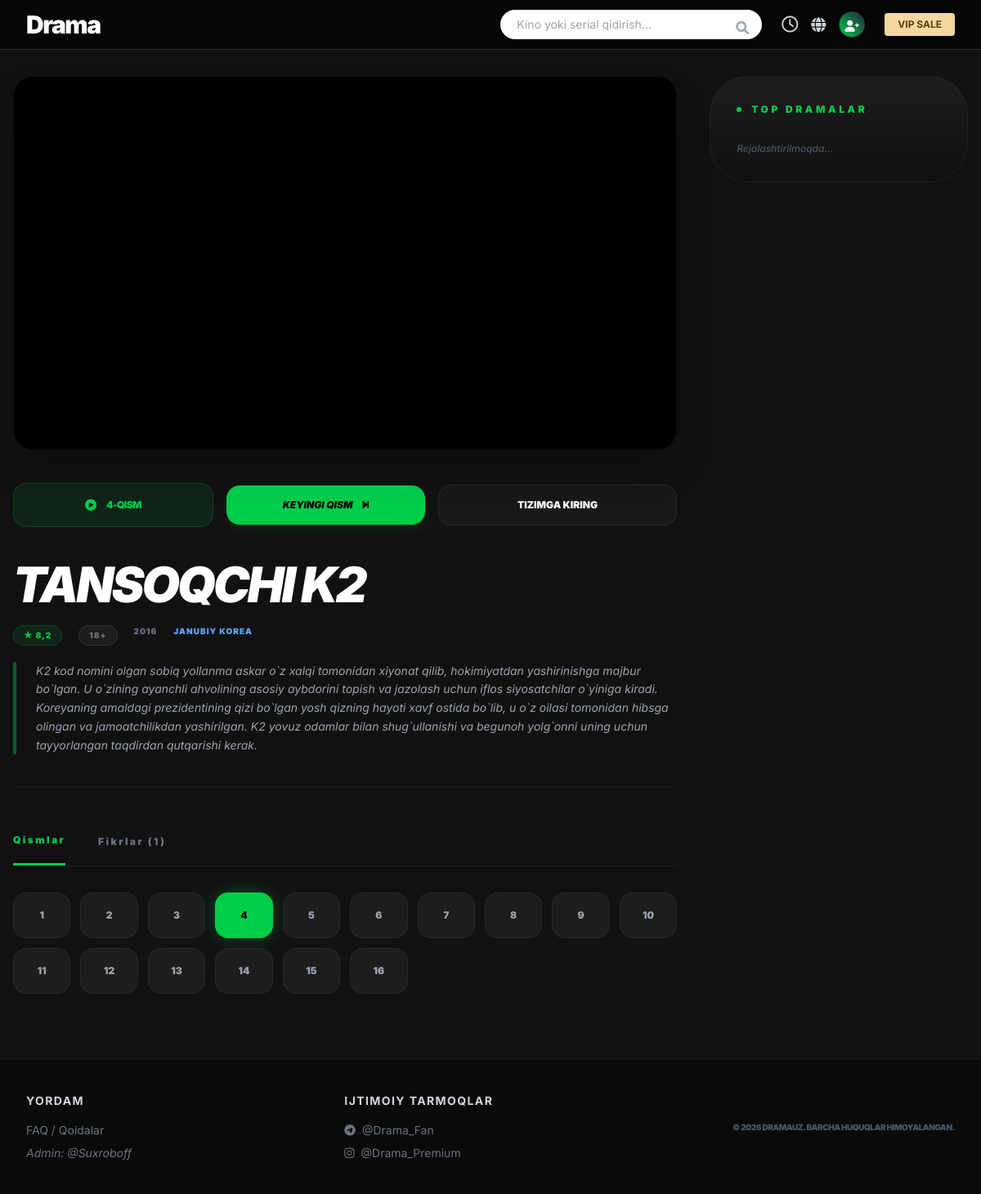
/01-post-tansoqchi-k2/?episode=4, run on the app's committed database.
### drama/models.py (models this page shows, shortened)
class TimeStampedModel(models.Model):
    created_at = models.DateTimeField("Yaratilgan vaqti", auto_now_add=True)
    updated_at = models.DateTimeField("O'zgartirilgan vaqti", auto_now=True)
    class Meta:
        abstract = True

class Movie(TimeStampedModel):
    title = models.CharField("Film nomi (Qidiruv uchun)", max_length=255, db_index=True)
    original_title = models.CharField("Original nomi (Kdrama)", max_length=255, blank=True)
    is_vip = models.BooleanField(default=False)
    tagline = models.CharField("Slogan", max_length=255, blank=True)
    description = models.TextField("Tavsif")
    poster = models.ImageField("Rasmi", upload_to='movies/')
    keywords = models.CharField("Meta Keywords", max_length=255, default='drama, kdrama', help_text="Vergul bilan ajrating")
    year = models.PositiveSmallIntegerField("Yili", default=2024)
    country = models.CharField("Davlat", max_length=50)
    duration = models.PositiveIntegerField("Davomiyligi (daqiqada)", default=60)
    episodes_count = models.PositiveIntegerField("Qismlar soni", default=16)
    age_limit = models.PositiveIntegerField("Yosh chegarasi", default=18)
    film_embed_code = models.TextField("Film HTML kodi", blank=True, default="<div>...</div>")
    trailer_embed_code = models.TextField("Trailer HTML kodi", blank=True)
    site_rank = models.IntegerField("Sayt reytingi (Ichki)", default=0)
    mdl_rank = models.DecimalField("MyDramaList Reytingi", max_digits=4, decimal_places=1, default=0.0)
    main_actors = models.ManyToManyField(Actor, related_name="main_acted_movies")
    actors = models.ManyToManyField(Actor, related_name="acted_movies")
    genres = models.ManyToManyField(Genre)
    category = models.ForeignKey(Category, on_delete=models.SET_NULL, null=True, related_name="movies")
    slug = models.SlugField(max_length=160, unique=True)
    is_draft = models.BooleanField("Qoralama (Draft)", default=False)

class Episode(TimeStampedModel):
    movie = models.ForeignKey(Movie, on_delete=models.CASCADE, related_name="episodes")
    title = models.CharField("Qism nomi", max_length=150)
    episode_number = models.PositiveIntegerField("Qism raqami")
    video_embed_code = models.TextField("Video HTML kodi (Embed)")
    thumbnail = models.ImageField("Qism uchun rasm", upload_to="episodes/", blank=True, null=True)

### drama/views.py (the view)
# urls.py: path("<slug:slug>/", views.MovieDetailView.as_view(), name="movie_detail"),
class MovieDetailView(GenreYearMixin, DetailView):
    model = Movie
    queryset = Movie.objects.filter(is_draft=False)
    slug_field = "slug"
    template_name = "movies/movie_detail.html"
    context_object_name = "movie"
    def get_queryset(self):
        return Movie.objects.filter(is_draft=False).select_related('category').prefetch_related(
            'genres',
            'main_actors',
            Prefetch(
                'reviews',
                queryset=Review.objects.filter(parent=None).select_related('user').order_by('-id').prefetch_related(
                    Prefetch('replies', queryset=Review.objects.select_related('user').order_by('id'))
                )
            )
        )
    def get_context_data(self, **kwargs):
        context = super().get_context_data(**kwargs)
        movie = self.get_object()
        episodes = movie.episodes.all().order_by('episode_number')
        context['episodes'] = episodes
        req_ep_num = self.request.GET.get('episode')
        active_episode = episodes.filter(episode_number=req_ep_num).first() if req_ep_num else episodes.first()
        context['active_episode'] = active_episode
        if active_episode:
            context['next_episode'] = episodes.filter(episode_number__gt=active_episode.episode_number).first()
        user = self.request.user
        is_premium_user = False
        if user.is_authenticated:
            if user.is_superuser:
                is_premium_user = True
            elif hasattr(user, 'profile'):
                is_premium_user = getattr(user.profile, 'is_currently_premium', False)
        is_restricted = False
        if movie.is_vip and active_episode and active_episode.episode_number > 1:
            if not is_premium_user:
                is_restricted = True
        context['is_restricted'] = is_restricted
        video_source = active_episode.video_embed_code if (active_episode and active_episode.video_embed_code) else movie.film_embed_code
        v720, v1080 = self.parse_video_links(video_source)
        context['video_720'], context['video_1080'] = v720, v1080
        if user.is_authenticated:
            context['user_movie_status'] = UserMovieList.objects.filter(profile=user.profile, movie=movie).first()
        return context
    def parse_video_links(self, source_text):
        if not source_text or "<div>" in source_text:
            return "", ""
        links = [l.strip() for l in source_text.split(',') if l.strip()]
        if not links: return "", ""
        v720 = links[0]
        v1080 = links[1] if len(links) > 1 else v720
        return v720, v1080

### drama/views.py (called while the page is built)
    def get_context_data(self, **kwargs):
        context = super().get_context_data(**kwargs)
        context['genres'] = Genre.objects.all()
        context['categories'] = Category.objects.all()
        context['years'] = Movie.objects.filter(is_draft=False)\
            .values_list("year", flat=True).distinct().order_by('-year')
        return context

### templates/movies/movie_detail.html (shortened to what this page needs)
{% extends 'base.html' %}
{% load static %}
{% block content %}
<main class="max-w-[1400px] mx-auto mt-4 md:mt-8 px-4 text-white">
    <div class="flex flex-col lg:flex-row gap-10">
        <div class="w-full lg:w-[72%] space-y-8">
            <section class="space-y-4">
                <div class="video-container shadow-2xl border border-white/5 relative" id="customPlayer">
                    {% if is_restricted %}
                        <div class="aspect-video bg-[#050505] flex flex-col items-center justify-center p-8 text-center rounded-3xl border border-yellow-500/20">
                            <i class="fas fa-crown text-yellow-500 text-7xl mb-6"></i>
                            <h3 class="text-2xl font-black mb-4 tracking-tighter uppercase">VIP Bo'lim</h3>
                            <p class="text-gray-500 text-sm mb-8">Ushbu qismni tomosha qilish uchun premium obuna talab etiladi.</p>
                            <a href="/subscription" class="bg-[#00cc4c] text-black px-14 py-4 rounded-2xl font-black shadow-lg hover:scale-105 transition-transform">OBUNANI RASMIYLASHTIRISH</a>
                        </div>
                    {% else %}
                        <div class="relative aspect-video flex items-center justify-center bg-black overflow-hidden w-full h-full rounded-3xl">
                            <div class="video-wrapper w-full h-full">
                                <video id="mainVideo" class="cursor-pointer w-full h-full" poster="{{ movie.poster.url }}" playsinline>
                                    <source src="{{ video_720 }}" type="video/mp4">
                                </video>
                            </div>
                        </div>
                    {% endif %}
                </div>
            </section>
            <div class="flex flex-wrap items-center gap-4 py-2">
                <div class="flex-1 min-w-[150px] bg-[#00cc4c]/10 border border-[#00cc4c]/20 text-[#00cc4c] font-black py-4 px-6 rounded-2xl flex items-center justify-center gap-3">
                    <i class="fas fa-play-circle text-sm"></i>
                    <span class="text-xs uppercase tracking-tighter">{{ active_episode.episode_number }}-QISM</span>
                </div>
                {% if next_episode %}
                <a href="?episode={{ next_episode.episode_number }}" class="flex-1 min-w-[180px] bg-[#00cc4c] hover:bg-[#00ff62] text-black font-black py-4 px-6 rounded-2xl flex items-center justify-center gap-3 transition-all shadow-lg shadow-[#00cc4c]/10">
                    <span class="text-xs uppercase italic">Keyingi qism</span> <i class="fas fa-step-forward text-xs"></i>
                </a>
                {% endif %}
                <div class="flex-[1.5] min-w-[220px]">
                    {% if user.is_authenticated %}
                        <button onclick="toggleListModal()" class="w-full py-4 action-btn rounded-2xl font-black text-[11px] uppercase tracking-[0.1em] flex items-center justify-center gap-3">
                            <i class="fas {% if user_movie_status %}fa-check-double text-[#00cc4c]{% else %}fa-list-ul{% endif %}"></i>
                            {% if user_movie_status %}{{ user_movie_status.get_status_display }}{% else %}Ro'yxatga Qo'shish{% endif %}
                        </button>
                    {% else %}
                        <a href="{% url 'users:login' %}" class="w-full py-4 action-btn rounded-2xl font-black text-xs uppercase text-center block">Tizimga kiring</a>
                    {% endif %}
                </div>
            </div>
            <section class="space-y-5 border-b border-white/5 pb-10">
                <h1 class="text-4xl md:text-6xl font-black tracking-tighter italic uppercase leading-none">{{ movie.title }}</h1>
                <div class="flex flex-wrap gap-5 text-[10px] font-black uppercase tracking-widest text-gray-500">
                    <span class="text-[#00cc4c] bg-[#00cc4c]/10 px-3 py-1 rounded-full border border-[#00cc4c]/20">★ {{ movie.mdl_rank }}</span>
                    <span class="bg-white/5 px-3 py-1 rounded-full border border-white/10">{{ movie.age_limit }}+</span>
                    <span>{{ movie.year }}</span>
                    <span class="text-blue-400">{{ movie.country }}</span>
                </div>
                <p class="text-gray-400 text-sm leading-relaxed border-l-4 border-[#00cc4c]/40 pl-6 italic max-w-4xl">{{ movie.description }}</p>
            </section>
            <section class="pt-6">
                <div class="flex gap-10 border-b border-white/5 text-xs font-black uppercase tracking-[0.2em] mb-8">
                    <button onclick="switchTab('episodes')" id="tab-ep-btn" class="pb-5 tab-active">Qismlar</button>
                    <button onclick="switchTab('comments')" id="tab-com-btn" class="pb-5 text-gray-500">Fikrlar ({{ movie.reviews.count }})</button>
                </div>
                <div id="episodes-content" class="grid grid-cols-4 sm:grid-cols-6 md:grid-cols-10 gap-3">
                    {% for ep in episodes %}
                    <a href="?episode={{ ep.episode_number }}" class="h-14 flex items-center justify-center rounded-2xl font-black text-xs transition-all
                        {% if active_episode.id == ep.id %} bg-[#00cc4c] text-black shadow-[0_0_20px_rgba(0,204,76,0.3)] {% else %} bg-white/5 text-gray-400 hover:bg-white/10 border border-white/5 {% endif %}">
                        {{ ep.episode_number }}
                    </a>
                    {% endfor %}
                </div>
            </section>
        </div>
        <aside class="w-full lg:w-[28%] space-y-8">
            <div class="bg-gradient-to-b from-white/5 to-transparent rounded-[3rem] p-8 border border-white/5">
                <h3 class="text-xs font-black uppercase tracking-[0.3em] text-[#00cc4c] mb-8 flex items-center gap-3">
                    <span class="w-1.5 h-1.5 rounded-full bg-[#00cc4c]"></span> TOP DRAMALAR
                </h3>
                <div class="space-y-6 text-gray-600 italic text-xs font-medium">Rejalashtirilmoqda...</div>
            </div>
        </aside>
    </div>
</main>
{% endblock %}

### templates/movies/movie_detail.html (style rules this page uses)
.video-container { background: #000; touch-action: manipulation; position: relative; overflow: hidden; display: flex; align-items: center; justify-content: center; border-radius: 24px; transition: all 0.3s ease; }
.action-btn { background: rgba(255,255,255,0.03); border: 1px solid rgba(255,255,255,0.08); transition: 0.3s; }
.tab-active { color: #00cc4c; border-bottom: 3px solid #00cc4c; }

### data on the page
Episode: episode_number "4"
Movie: title "TANSOQCHI K2", mdl_rank "8,2", age_limit "18", year "2016", country "JANUBIY KOREA", description "K2 kod nomini olgan sobiq yollanma askar o`z xalqi tomonidan xiyonat qilib, hokimiyatdan yashirinishga majbur bo`lgan. U o`zining ayanchli ahvolining asosiy aybdorini topish va jazolash uchun iflos siyosatchilar o`yiniga kiradi. Koreyaning amaldagi prezidentining qizi bo`lgan yosh qizning hayoti xavf ostida bo`lib, u o`z oilasi tomonidan hibsga olingan va jamoatchilikdan yashirilgan. K2 yovuz odamlar bilan shug`ullanishi va begunoh yolg`onni uning uchun tayyorlangan taqdirdan qutqarishi kerak.", reviews.count "1"
Episode: episode_number "1"
Episode: episode_number "2"
Episode: episode_number "3"
Episode: episode_number "5"
Episode: episode_number "6"
Episode: episode_number "7"
Episode: episode_number "8"
Episode: episode_number "9"
Episode: episode_number "10"
Episode: episode_number "11"
Episode: episode_number "12"
Episode: episode_number "13"
Episode: episode_number "14"
Episode: episode_number "15"
Episode: episode_number "16"
